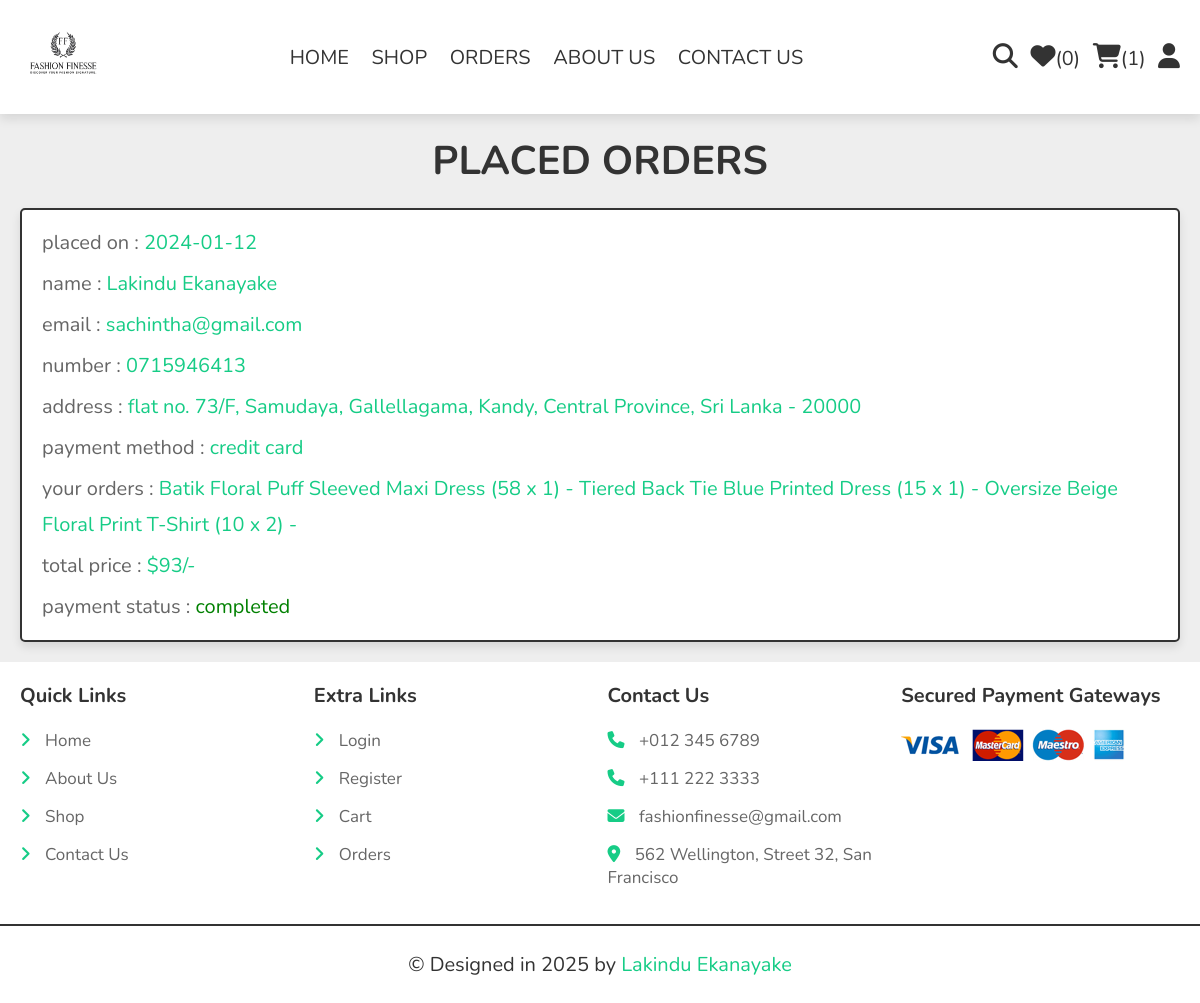
/orders.php (signed in), run on the app's committed database.
### tables this page shows
CREATE TABLE `orders` (
  `id` int(100) NOT NULL,
  `user_id` int(100) NOT NULL,
  `name` varchar(20) NOT NULL,
  `number` varchar(10) NOT NULL,
  `email` varchar(50) NOT NULL,
  `method` varchar(50) NOT NULL,
  `address` varchar(500) NOT NULL,
  `total_products` varchar(1000) NOT NULL,
  `total_price` int(100) NOT NULL,
  `placed_on` date NOT NULL DEFAULT current_timestamp(),
  `payment_status` varchar(20) NOT NULL DEFAULT 'pending'
);

### orders.php (the view, shortened to what this page needs)
<?php
include 'components/connect.php';
if(isset($_SESSION['user_id'])){
   $user_id = $_SESSION['user_id'];
}else{
   $user_id = '';
};
?>
<!DOCTYPE html>
<html lang="en">
<head>
   <link rel="stylesheet" href="https://cdnjs.cloudflare.com/ajax/libs/font-awesome/6.1.1/css/all.min.css">
   <link rel="stylesheet" href="css/style.css">
</head>
<body>
<?php include 'components/user_header.php'; ?>
<section class="orders">
   <h1 class="heading">placed orders</h1>
   <div class="box-container">
   <?php
      if($user_id == ''){
         echo '<p class="empty">please login to see your orders</p>';
      }else{
         $select_orders = $conn->prepare("SELECT * FROM `orders` WHERE user_id = ?");
         $select_orders->execute([$user_id]);
         if($select_orders->rowCount() > 0){
            while($fetch_orders = $select_orders->fetch(PDO::FETCH_ASSOC)){
   ?>
   <div class="box">
      <p>placed on : <span><?= $fetch_orders['placed_on']; ?></span></p>
      <p>name : <span><?= $fetch_orders['name']; ?></span></p>
      <p>email : <span><?= $fetch_orders['email']; ?></span></p>
      <p>number : <span><?= $fetch_orders['number']; ?></span></p>
      <p>address : <span><?= $fetch_orders['address']; ?></span></p>
      <p>payment method : <span><?= $fetch_orders['method']; ?></span></p>
      <p>your orders : <span><?= $fetch_orders['total_products']; ?></span></p>
      <p>total price : <span>$<?= $fetch_orders['total_price']; ?>/-</span></p>
      <p> payment status : <span style="color:<?php if($fetch_orders['payment_status'] == 'pending'){ echo 'red'; }else{ echo 'green'; }; ?>"><?= $fetch_orders['payment_status']; ?></span> </p>
   </div>
   <?php
      }
      }else{
         echo '<p class="empty">no orders placed yet!</p>';
      }
      }
   ?>
   </div>
</section>
<?php include 'components/footer.php'; ?>
</body>
</html>

### css/style.css (style rules this page uses)
:root { --main-color:#16cc86; --green:#16cc86; --blue:#33b6f3; --orange:#f39c12; --red:#e74c3c; --black:#333; --white:#fff; --light-color:#666; --light-bg:#eee; --border:.2rem solid var(--black); --box-shadow:0 .5rem 1rem rgba(0,0,0,.1); }
* { font-family: 'Nunito', sans-serif; margin:0; padding:0; box-sizing: border-box; outline: none; border:none; text-decoration: none; }
html { font-size: 62.5%; overflow-x: hidden; }
body { background-color: var(--light-bg); }
section { padding:2rem; max-width: 1200px; margin:0 auto; }
.heading { font-size: 4rem; color:var(--black); margin-bottom: 2rem; text-align: center; text-transform: uppercase; }
.orders .box-container { display: flex; flex-wrap: wrap; gap:1.5rem; align-items: flex-start; }
.orders .box-container .box { padding:1rem 2rem; flex:1 1 40rem; border:var(--border); background-color: var(--white); box-shadow: var(--box-shadow); border-radius: .5rem; }
.orders .box-container .box p { margin:.5rem 0; line-height: 1.8; font-size: 2rem; color:var(--light-color); }
.orders .box-container .box p span { color:var(--main-color); }

### data on the page
orders: placed_on "2024-01-12", name "Lakindu Ekanayake", email "sachintha@gmail.com", number "0715946413", address "flat no. 73/F, Samudaya, Gallellagama, Kandy, Central Province, Sri Lanka - 20000", method "credit card", total_products "Batik Floral Puff Sleeved Maxi Dress (58 x 1) - Tiered Back Tie Blue Printed Dress (15 x 1) - Oversize Beige Floral Print T-Shirt (10 x 2) -", total_price "93", payment_status "completed"

### other printed values
$total_wishlist_counts "0"
$total_cart_counts "1"
